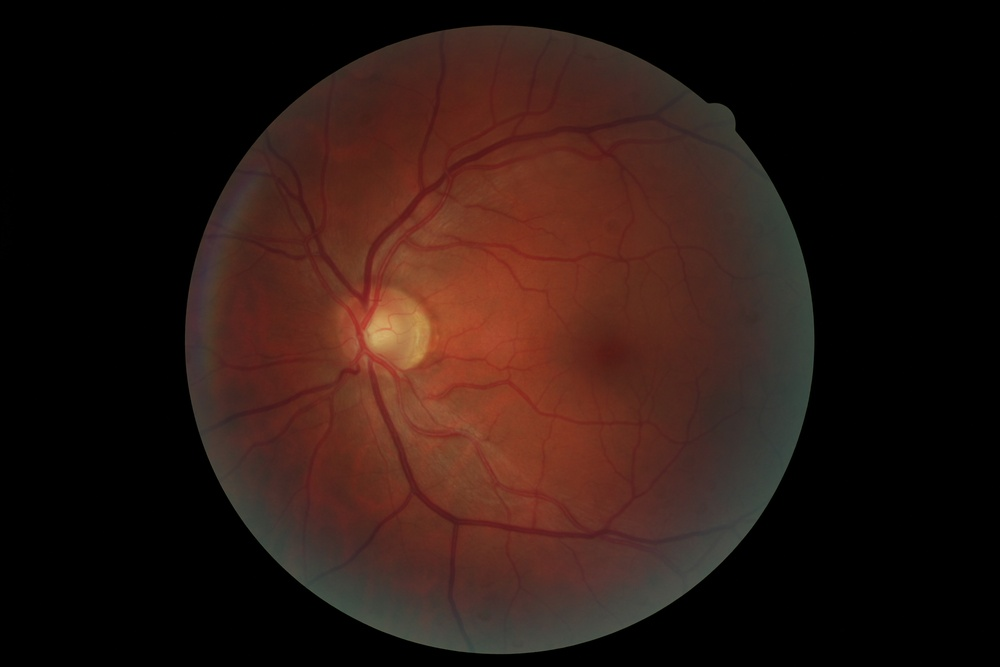
#> input picture images/1_good.jpg, 1000 x 667 px, shrunk from 5184 x 3456 before the run
$ python execDrive.py
#> lines starting #> are read from the running program, lines starting #| are printed output that depends on the picture; after the words box and inside, x2 and y2 are one past the last pixel; in counts of white or black regions, pixels touching at a corner belong together
### my.py
import matplotlib.pyplot as mp
import numpy as np

import math as m
import time as t

from importlib import reload
#reload(my)

version = 3

def imread(filename):
#> called with filename = 'images/1_good.jpg'
    im = mp.imread(filename)
#> im is the input picture: shape (667, 1000, 3); mean R, G, B 42.8, 23.3, 18.1
    if (im.dtype == "float32"):
        im = np.uint8(255*im)
    if (nchannels(im) > 3):
        im = im[:, :, 0:3]
    return im

# [17 lines left out: functions imreadgray, rgb2gray, imshow, not called in this run]

def nchannels(im):
    if (len(im.shape) >= 3):
        return im.shape[2]
    else:
        return 1

def thresh(im, m):
    result = im >= m
    result = np.uint8(result * 255)
    return result

# [51 lines left out: functions hist, showhist, histeq, not called in this run]

### execDrive.py
# -*- coding: utf-8 -*-
#!/usr/bin/env python2
import my
import cv2
import numpy as np
import time as t
from datetime import datetime

def close(im, kernel, iterations=1):
  imdil = cv2.dilate(im, kernel, iterations)
  result = cv2.erode(imdil, kernel, iterations)
  return result

def blackhat(im, kernel, iterations=1):
  result = close(im, kernel, iterations)
  return result

def smooth(im, diam=3):
  result = cv2.GaussianBlur(im, (diam, diam), 0)
  return(result)

def image_equal(im0, im1):
  return (sum(sum(im0 != im1)) == 0)


def reconstruct(im):
  kernel = np.ones((3, 3), np.uint8)
  imero =  cv2.erode(im, kernel)
  c = 0
  imt0 = imero
  imt1 = cv2.dilate(imt0, kernel)
  is_equal = image_equal(imt0, imt1)
  while (not is_equal.all()):
    #print(c)
    imt0 = imt1
    imdil = cv2.dilate(imt0, kernel)
    imt1 = np.minimum(imdil, im)
    is_equal = image_equal(imt0, imt1)
    #c = c + 1
  return imt1


TEST1 = False
TEST2 = False
TEST3 = True
total = 0.0
msg = ""
if __name__ == "__main__":
  nSteps = 10
  filename = "images/1_good.jpg"
  img = my.imread(filename)

  msg = ""
  if (TEST1):
    h = my.hist(img)
    my.showhist(h, 10)

  if (TEST2):
    my.imshow(my.histeq(imgray))

  if (TEST3):

    imgray = cv2.cvtColor(img, cv2.COLOR_BGR2GRAY)
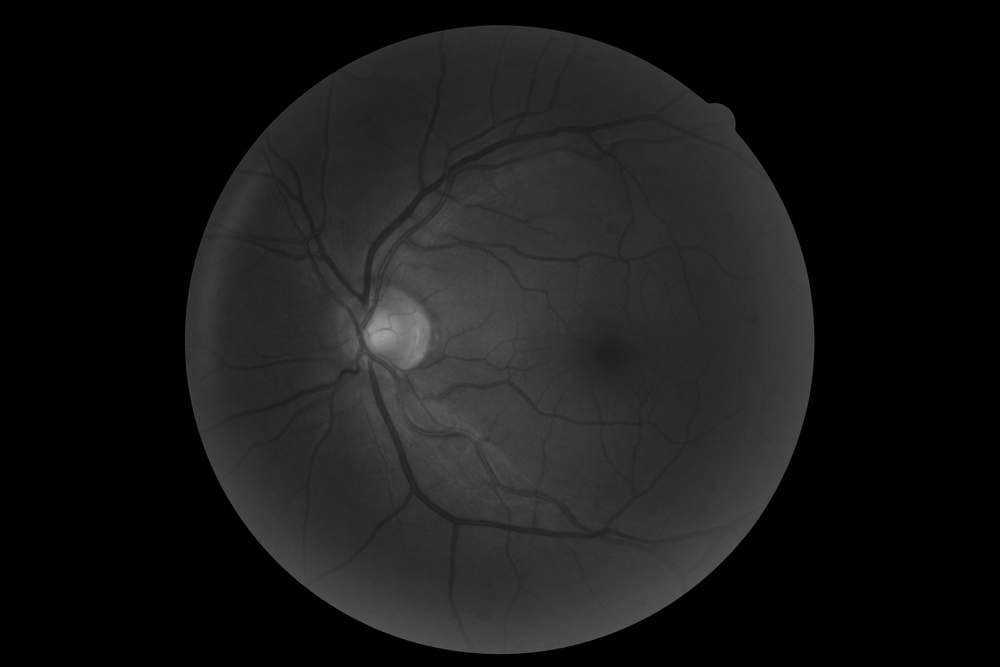
#> imgray: shape (667, 1000); min 0, max 160, mean 24
    #my.imshow(imgray)
    t0 = datetime.now()
    for i in range( nSteps ):
      imgray = cv2.cvtColor(img, cv2.COLOR_BGR2GRAY)
    t1 = datetime.now()
    t = t1 - t0
    media = (t.total_seconds() * 1000) / nSteps
    msg = msg + "Tempo médio de " +str(nSteps)+ " execucoes do metodo Rgb2Gray: " + str(media) + " ms\n"

    #2 suavização
    imsmooth = smooth(imgray, 5)

    #Runtime
    t0 = datetime.now()
    for i in range( nSteps ):
      imsmooth = smooth(imgray, 5)
    t1 = datetime.now()
    t = t1 - t0
    media = (t.total_seconds() * 1000) / nSteps
    msg = msg + "Tempo médio de " +str(nSteps)+ " execuções do metodo Convolution: " + str(media) + " ms\n"

    #my.imshow(imsmooth)

    #3 black hat
    kernel = np.ones((5, 5), np.uint8)
    imbh = blackhat(imsmooth, kernel, iterations=2)

    #Runtime
    t0 = datetime.now()
    for i in range( nSteps ):
      imbh = blackhat(imsmooth, kernel, iterations=2)
    t1 = datetime.now()
    t = t1 - t0
    media = (t.total_seconds() * 1000) / nSteps
    msg = msg + "Tempo médio de " +str(nSteps)+ " execucoes do metodo Closing: " + str(media) + " ms\n"

    #my.imshow(imbh)

    #4 black hat menos imagem de entrada
    result = imbh - imsmooth

    #Runtime
    t0 = datetime.now()
    for i in range( nSteps ):
      result = imbh - imsmooth
    t1 = datetime.now()
    t = t1 - t0
    media = (t.total_seconds() * 1000) / nSteps
    msg = msg + "Tempo de " +str(nSteps)+ " execucoes do metodo Sub: " + str(media) + " ms\n"

    #my.imshow(my.histeq(result))

    #5 threshold
    imthresh = my.thresh(result, 3)
#> in thresh, `result = im >= m`:
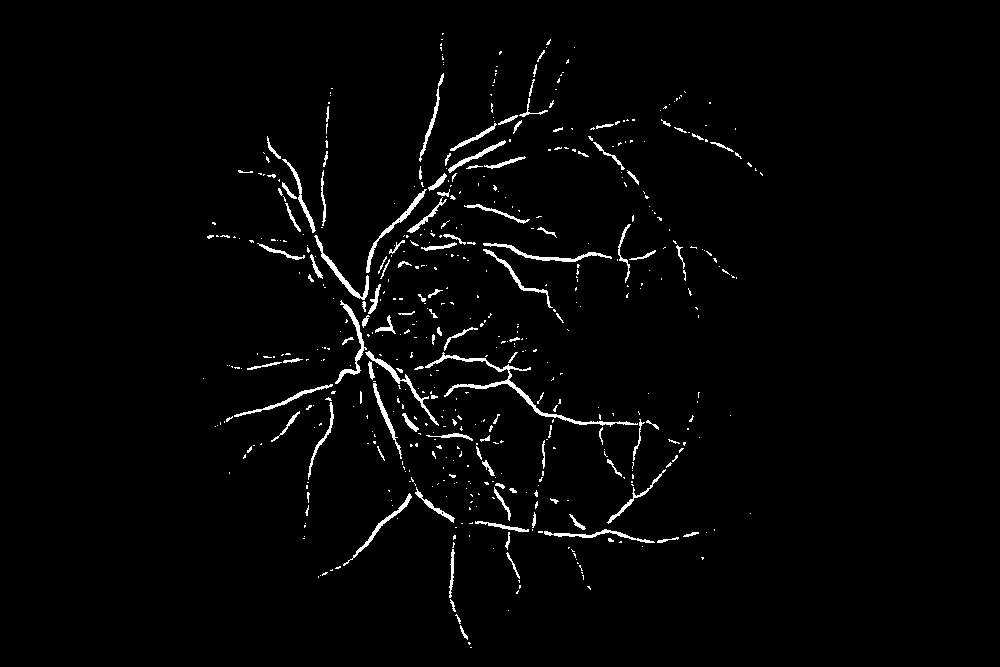
#> result: shape (667, 1000) bool; 2.1% white; 543 white regions (425 under 20 px), largest, box (x1, y1, x2, y2) and area: (425, 352, 638, 427) 1059, (483, 243, 612, 262) 440, (335, 300, 367, 384) 434

    #Runtime
    t0 = datetime.now()
    for i in range( nSteps ):
      imthresh = my.thresh(result, 3)
    t1 = datetime.now()
    t = t1 - t0
    media = (t.total_seconds() * 1000) / nSteps
    msg = msg + "Tempo médio de " +str(nSteps)+ " execucoes do metodo Threshold: " + str(media) + " ms\n"

    #my.imshow(imthresh)

    #6 opening by reconstruction: erosão seguida da dilatação condicional até estabilização
    imopenrec = reconstruct(imthresh)
#> in reconstruct, `imero =  cv2.erode(im, kernel)`:
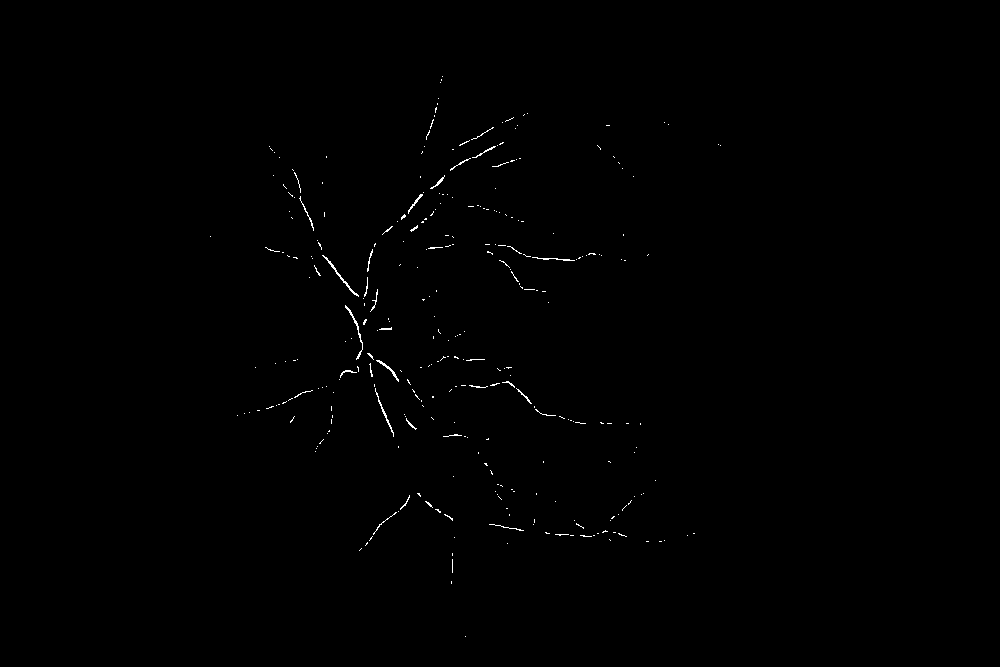
#> imero: shape (667, 1000); 0.34% white in thin lines or dots, all inside (x1, y1, x2, y2) = (210, 76, 721, 637)
#> in reconstruct, `imt1 = cv2.dilate(imt0, kernel)`:
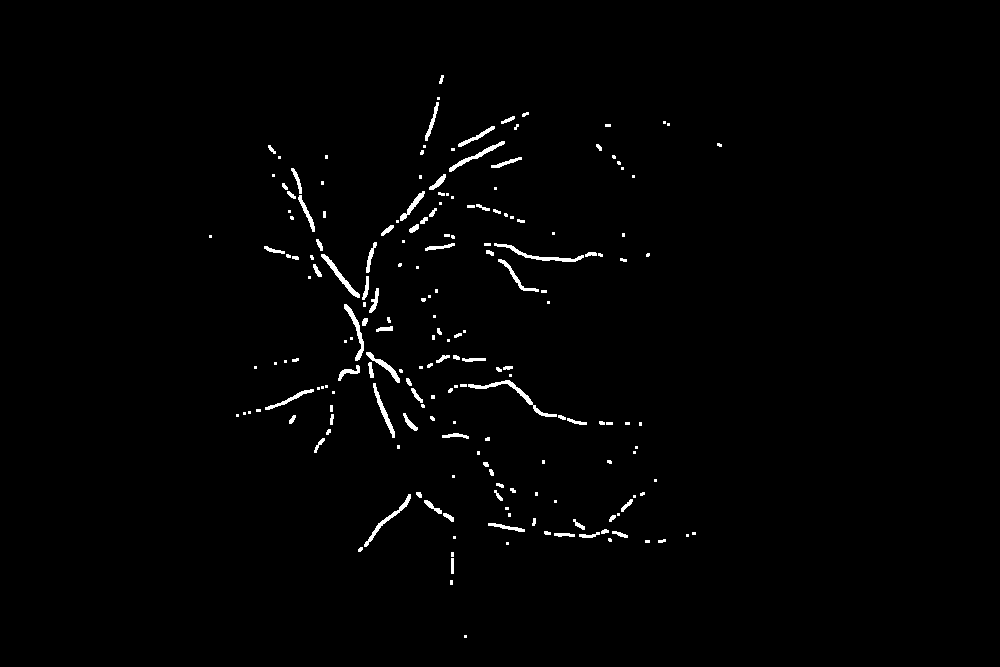
#> imt1: shape (667, 1000); 1.2% white; 194 white regions (101 under 20 px), largest, box (x1, y1, x2, y2) and area: (468, 380, 557, 417) 382, (494, 243, 584, 262) 325, (321, 254, 360, 298) 275
#> in reconstruct, `is_equal = image_equal(imt0, imt1)`: is_equal = False
#> the loop in reconstruct, `while (not is_equal.all()):` made 28 passes
#> is_equal on passes 1 to 12: False, False, False, False, False, False, False, False, False, False, False, False
#> pass 1, in reconstruct, `imt1 = np.minimum(imdil, im)`:
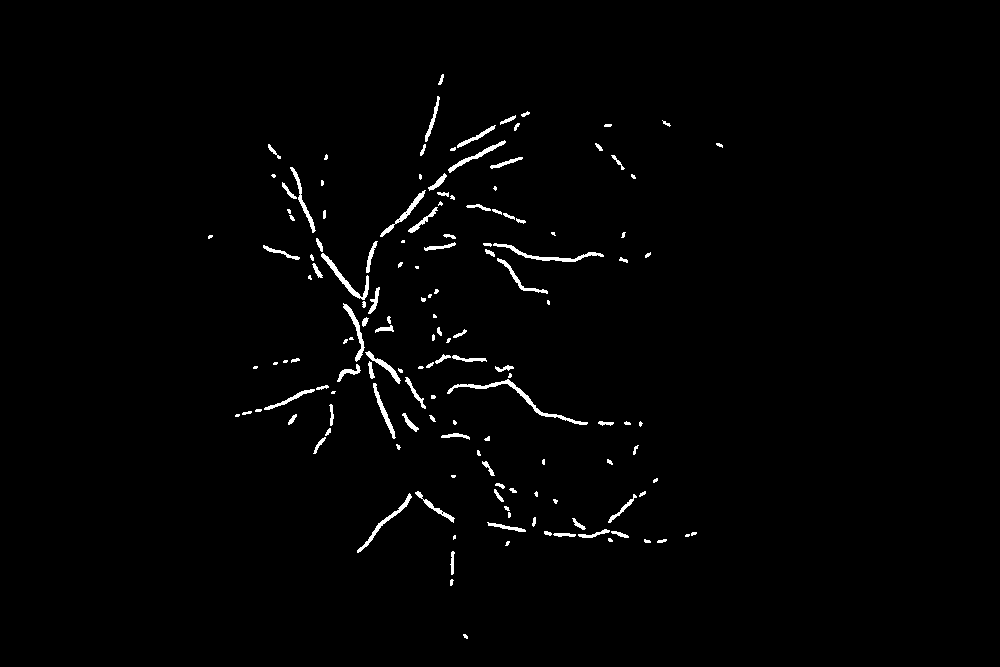
#> imt1: shape (667, 1000); 1.4% white; 147 white regions (54 under 20 px), largest, box (x1, y1, x2, y2) and area: (447, 379, 588, 425) 558, (493, 243, 604, 262) 394, (321, 253, 369, 300) 369
#> after the loop in reconstruct, `while (not is_equal.all()):`:
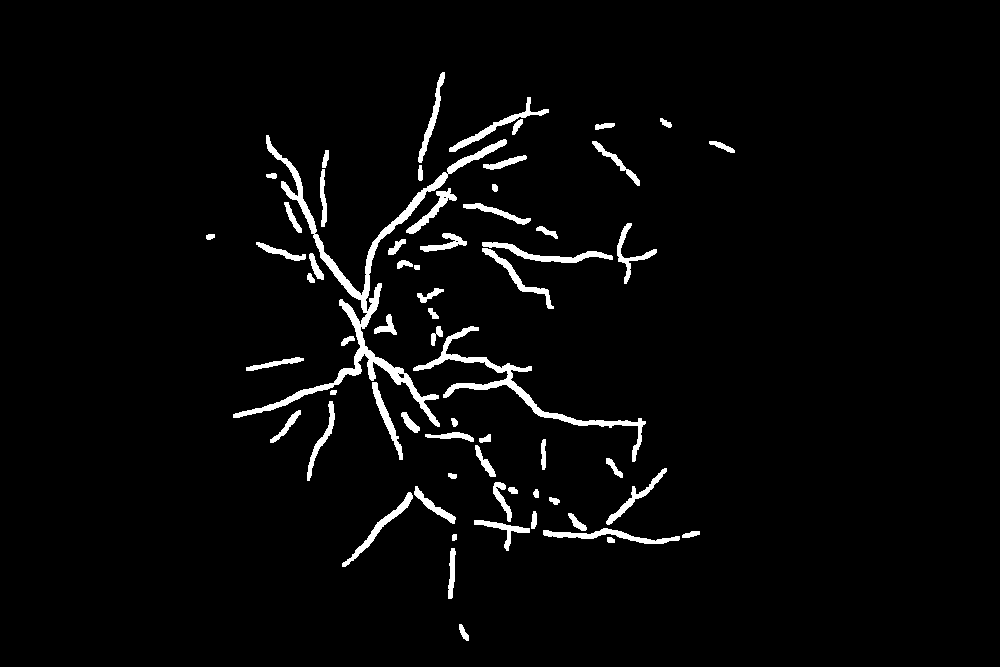
#> imdil: shape (667, 1000); 3.3% white; 64 white regions, largest, box (x1, y1, x2, y2) and area: (233, 135, 507, 427) 5549, (413, 326, 646, 462) 2422, (482, 242, 613, 263) 769
#> after the loop in reconstruct, `while (not is_equal.all()):`:
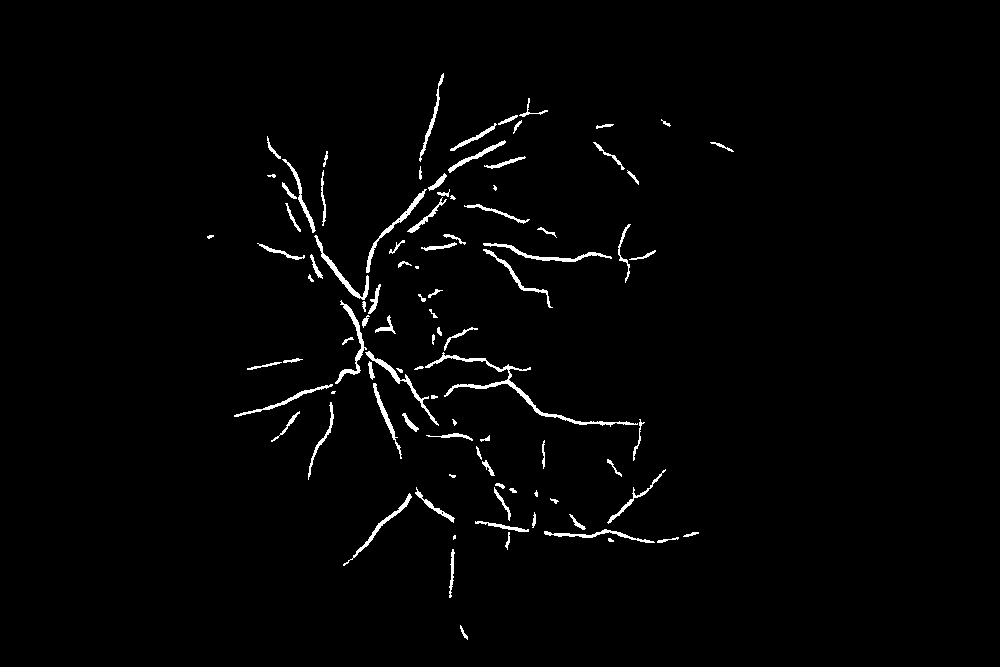
#> imt0: shape (667, 1000); 1.7% white; 96 white regions (10 under 20 px), largest, box (x1, y1, x2, y2) and area: (425, 352, 638, 427) 1059, (483, 243, 612, 262) 440, (335, 300, 367, 384) 434

    #Runtime
    t0 = datetime.now()
    for i in range( nSteps ):
      imopenrec = reconstruct(imthresh)
    t1 = datetime.now()
    t = t1 - t0
    media = (t.total_seconds() * 1000) / nSteps
    msg = msg + "Tempo médio de " +str(nSteps)+ " execucoes do metodo Reconstruct: " + str(media) + " ms\n"

    #my.imshow(imopenrec)


print("-------------------------------------------------------------")
print(msg)
print("-------------------------------------------------------------")
